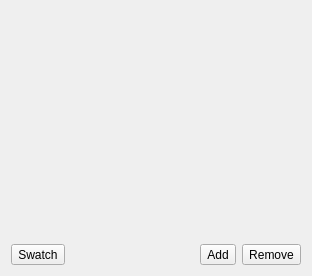
<?xml version="1.0" encoding="UTF-8"?>
<ui version="4.0">
 <class>glaxnimate::gui::DocumentSwatchWidget</class>
 <widget class="QWidget" name="DocumentSwatchWidget">
  <property name="geometry">
   <rect>
    <x>0</x>
    <y>0</y>
    <width>312</width>
    <height>276</height>
   </rect>
  </property>
  <layout class="QVBoxLayout" name="verticalLayout">
   <item>
    <widget class="color_widgets::Swatch" name="swatch">
     <property name="sizePolicy">
      <sizepolicy hsizetype="Preferred" vsizetype="MinimumExpanding">
       <horstretch>0</horstretch>
       <verstretch>0</verstretch>
      </sizepolicy>
     </property>
     <property name="colorSize">
      <size>
       <width>32</width>
       <height>32</height>
      </size>
     </property>
     <property name="showClearColor">
      <bool>true</bool>
     </property>
    </widget>
   </item>
   <item>
    <layout class="QHBoxLayout" name="horizontalLayout_2">
     <item>
      <widget class="QToolButton" name="button_extra">
       <property name="toolTip">
        <string>Swatch</string>
       </property>
       <property name="text">
        <string>Swatch</string>
       </property>
       <property name="icon">
        <iconset theme="open-menu-symbolic">
         <normaloff>.</normaloff>.</iconset>
       </property>
      </widget>
     </item>
     <item>
      <spacer name="horizontalSpacer">
       <property name="orientation">
        <enum>Qt::Horizontal</enum>
       </property>
       <property name="sizeHint" stdset="0">
        <size>
         <width>40</width>
         <height>20</height>
        </size>
       </property>
      </spacer>
     </item>
     <item>
      <widget class="QToolButton" name="toolButton">
       <property name="toolTip">
        <string>Add color</string>
       </property>
       <property name="text">
        <string>Add</string>
       </property>
       <property name="icon">
        <iconset theme="list-add">
         <normaloff>.</normaloff>.</iconset>
       </property>
      </widget>
     </item>
     <item>
      <widget class="QToolButton" name="toolButton_2">
       <property name="text">
        <string>Remove</string>
       </property>
       <property name="icon">
        <iconset theme="list-remove">
         <normaloff>.</normaloff>.</iconset>
       </property>
      </widget>
     </item>
    </layout>
   </item>
  </layout>
  <action name="action_generate">
   <property name="icon">
    <iconset theme="document-export">
     <normaloff>.</normaloff>.</iconset>
   </property>
   <property name="text">
    <string>Generate</string>
   </property>
   <property name="toolTip">
    <string>Generate Swatch from the open Document</string>
   </property>
  </action>
  <action name="action_save">
   <property name="icon">
    <iconset theme="document-save">
     <normaloff>.</normaloff>.</iconset>
   </property>
   <property name="text">
    <string>Save Palette</string>
   </property>
  </action>
  <action name="action_open">
   <property name="icon">
    <iconset theme="document-open">
     <normaloff>.</normaloff>.</iconset>
   </property>
   <property name="text">
    <string>From Palette...</string>
   </property>
  </action>
 </widget>
 <customwidgets>
  <customwidget>
   <class>color_widgets::Swatch</class>
   <extends>QWidget</extends>
   <header>QtColorWidgets/swatch.hpp</header>
  </customwidget>
 </customwidgets>
 <resources/>
 <connections>
  <connection>
   <sender>toolButton_2</sender>
   <signal>clicked()</signal>
   <receiver>swatch</receiver>
   <slot>removeSelected()</slot>
   <hints>
    <hint type="sourcelabel">
     <x>304</x>
     <y>236</y>
    </hint>
    <hint type="destinationlabel">
     <x>295</x>
     <y>158</y>
    </hint>
   </hints>
  </connection>
  <connection>
   <sender>toolButton</sender>
   <signal>clicked()</signal>
   <receiver>DocumentSwatchWidget</receiver>
   <slot>swatch_add()</slot>
   <hints>
    <hint type="sourcelabel">
     <x>266</x>
     <y>236</y>
    </hint>
    <hint type="destinationlabel">
     <x>317</x>
     <y>406</y>
    </hint>
   </hints>
  </connection>
  <connection>
   <sender>swatch</sender>
   <signal>clicked(int,Qt::KeyboardModifiers)</signal>
   <receiver>DocumentSwatchWidget</receiver>
   <slot>swatch_link(int,Qt::KeyboardModifiers)</slot>
   <hints>
    <hint type="sourcelabel">
     <x>176</x>
     <y>161</y>
    </hint>
    <hint type="destinationlabel">
     <x>254</x>
     <y>481</y>
    </hint>
   </hints>
  </connection>
  <connection>
   <sender>swatch</sender>
   <signal>rightClicked(int,Qt::KeyboardModifiers)</signal>
   <receiver>DocumentSwatchWidget</receiver>
   <slot>swatch_menu(int)</slot>
   <hints>
    <hint type="sourcelabel">
     <x>124</x>
     <y>111</y>
    </hint>
    <hint type="destinationlabel">
     <x>158</x>
     <y>416</y>
    </hint>
   </hints>
  </connection>
 </connections>
 <slots>
  <slot>swatch_add()</slot>
  <slot>swatch_unlink()</slot>
  <slot>swatch_link(int)</slot>
  <slot>swatch_menu(int)</slot>
 </slots>
</ui>
